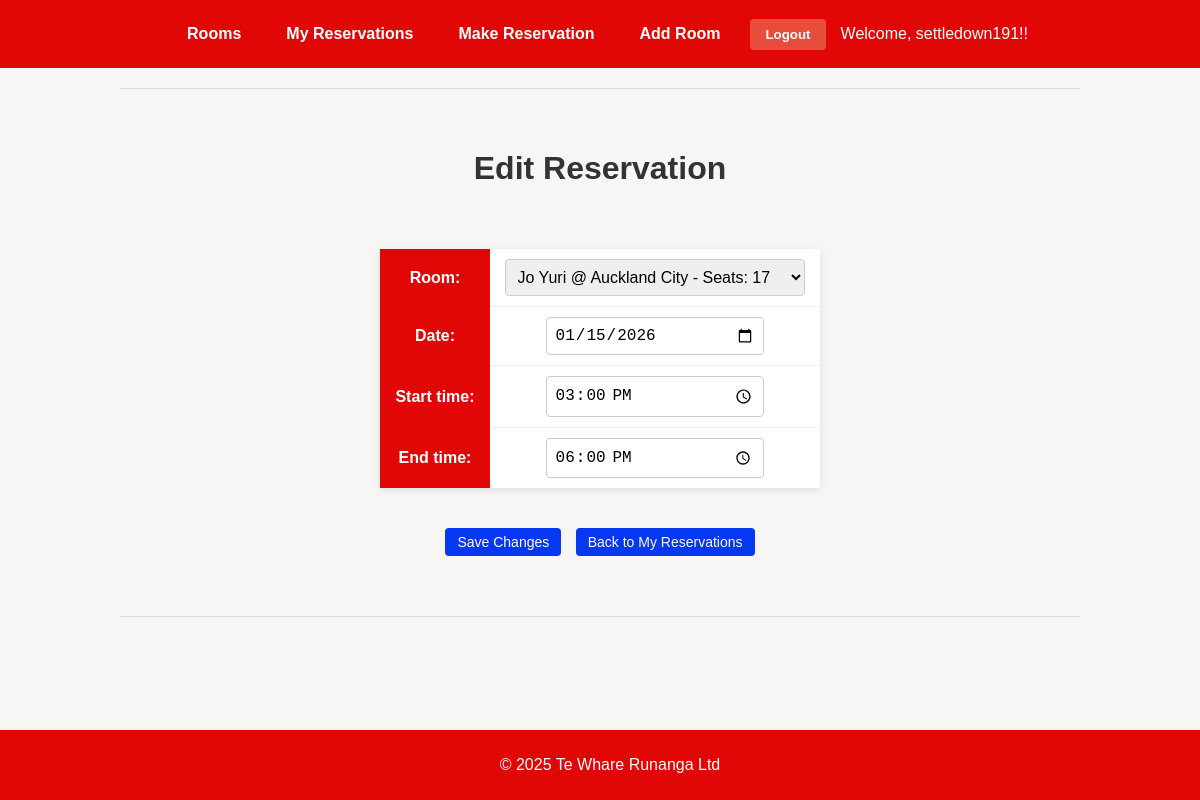
Page /reservation/edit/3/ (signed in) on the committed database.
### reservations/models.py (models this page shows, shortened)
class Reservation(models.Model):
    user = models.ForeignKey(User, on_delete=models.CASCADE) # Shows who booked the room
    room = models.ForeignKey(ConferenceRoom, on_delete=models.CASCADE) # Which room the user booked
    date = models.DateField() # What time the reservation is for
    start_time = models.TimeField() # When the reservation starts
    end_time = models.TimeField() # When the reservation ends
    created_at = models.DateTimeField(auto_now_add=True) # When the reservation was made
    reminder_sent = models.BooleanField(default=False) # Track if reminder email was sent

### reservations/views.py (the view)
# urls.py: path('reservation/edit/<int:reservation_id>/', views.edit_reservation, name='edit_reservation'),
@login_required
def edit_reservation(request, reservation_id):
    reservation = get_object_or_404(Reservation, id=reservation_id, user=request.user)
    if request.method == 'POST':
        form = ReservationForm(request.POST, instance=reservation)
        if form.is_valid():
            updated_reservation = form.save(commit=False)
            overlapping = Reservation.objects.filter(
                room=updated_reservation.room,
                date=updated_reservation.date,
                start_time__lt=updated_reservation.end_time,
                end_time__gt=updated_reservation.start_time
            ).exclude(id=reservation_id).exists()
            if overlapping:
                messages.error(request, 'This room is already booked for the selected time slot. Please choose a different time or room.')
            else:
                updated_reservation.save()
                messages.success(request, 'Reservation updated successfully!')
                return redirect('reservations:my_reservations')
    else:
        form = ReservationForm(instance=reservation)
    return render(request, 'reservations/edit_reservation.html', {
        'form': form,
        'reservation': reservation
    })

### reservations/forms.py
class ReservationForm(forms.ModelForm):
    def __init__(self, *args, **kwargs):
        super().__init__(*args, **kwargs)
        now = timezone.now()
        next_half_hour = (now + timezone.timedelta(minutes=30 - now.minute % 30)).replace(second=0, microsecond=0)
        self.fields['start_time'].initial = next_half_hour.time()
        self.fields['end_time'].initial = (next_half_hour + timezone.timedelta(hours=1)).time()
        self.fields['start_time'].widget.attrs['step'] = '1800'
        self.fields['end_time'].widget.attrs['step'] = '1800'
    class Meta:
        model = Reservation
        fields = ['room', 'date', 'start_time', 'end_time']
        widgets = {
            'date': forms.DateInput(attrs={
                'type': 'date',
                'class': 'form-control',
            }),
            'start_time': forms.TimeInput(attrs={
                'type': 'time',
                'class': 'form-control',
            }),
            'end_time': forms.TimeInput(attrs={
                'type': 'time',
                'class': 'form-control',
            }),
        }

### reservations/models.py (called while the page is built)
    def __str__(self):
        return f"{self.name} @ {self.location} - Seats: {self.capacity}"

### reservations/templates/reservations/edit_reservation.html (shortened to what this page needs)
{% extends 'reservations/base.html' %}
{% block content %}
<h1>Edit Reservation</h1>
<div class="card">
    <form method="post">
        <table>
            {{ form.as_table }}
        </table>
        <div style="margin-top: 10px;">
            <button type="submit"
                    style="padding: 6px 12px;
                           background-color: #0738f1;
                           color: white;
                           border: none;
                           border-radius: 4px;
                           cursor: pointer;
                           font-size: 14px;">
                Save Changes
            </button>
            <a href="{% url 'reservations:my_reservations' %}"
               style="padding: 6px 12px;
               background-color: #0738f1;
                      margin-left: 10px;
                      color: #fbfafa;
                      border: none;
                      border-radius: 4px;
                      cursor: pointer;
                      font-size: 14px;
                      text-decoration: none;">
                Back to My Reservations
            </a>
        </div>
    </form>
</div>
{% endblock %}

### reservations/templates/reservations/base.html (shortened to what this page needs)
<!DOCTYPE html>
<html lang="en">
<head>
</head>
<body>
<nav>
    <a href="{% url 'reservations:room_list' %}">Rooms</a>
    <a href="{% url 'reservations:my_reservations' %}">My Reservations</a>
    <a href="{% url 'reservations:make_reservation' %}">Make Reservation</a>
    <a href="{% url 'reservations:add_room' %}">Add Room</a>
    {% if user.is_authenticated %}
    <form method="post" action="{% url 'logout' %}">
        <button type="submit">Logout</button>
    </form>
    <span>Welcome, {{ user.username }}!!</span>
    {% else %}
    <a href="{% url 'login' %}">Login</a>
    {% endif %}
</nav>
<hr />
<main>
    {% block content %}
    {% endblock %}
</main>
<hr />
<footer>
    <p>&copy; 2025 Te Whare Runanga Ltd</p>
</footer>
</body>
</html>

### reservations/templates/reservations/base.html (style rules this page uses)
body { font-family: Arial, sans-serif; background-color: #f8f5f5; color: #333; margin: 0; padding: 0; text-align: center; }
nav { background-color: #e10707; padding: 15px; display: flex; justify-content: center; align-items: center; flex-wrap: wrap; gap: 15px; }
nav a { color: white; text-decoration: none; font-weight: bold; padding: 10px 15px; border-radius: 5px; transition: background-color 0.3s; }
nav form { display: inline-block; margin: 0; }
nav button { background-color: #e74c3c; color: white; border: none; padding: 8px 15px; border-radius: 4px; cursor: pointer; font-weight: bold; transition: background-color 0.3s; }
nav span { color: white; font_size: 1rem; }
hr { margin: 20px auto; width: 80%; border: 0; height: 1px; background: #ddd; }
main { padding: 20px; max-width: 900px; margin: auto; }
footer { background-color: #e10707; color: white; padding: 10px; font_size: 0.9rem; position: fixed; bottom: 0; width: 100%; }
main form { display: flex; flex-direction: column; allign-items: center; gap: 10px; }
main input, main select, main textarea { width: 300px; padding: 8px; border: 1px solid #ccc; border-radius: 4px; font-size: 1rem; }
main table { margin: 20px auto; border-collapse: separate; border-spacing: 0; width: auto; max-width: 900px; box-shadow: 0 2px 8px rgba(0, 0, 0, 0.1); border: none; }
main th, main td { padding: 10px 15px; text-align: center; background-color: #fff; border: none; }
main th { background-color: #e10707; color: white; font-weight: bold; }
main tr:not(:last-child) td { border-bottom: 1px solid #f0f0f0; }

### reservations/templates/reservations/edit_reservation.html (style rules this page uses)
.form-control, .form-select { max-width: 300px; }
input[type="date"], input[type="time"] { max-width: 200px; }
.card { max-width: 600px; margin: 0 auto; padding: 20px; }
table { width: 100%; }
th, td { padding: 8px 0; }
th { text-align: left; padding-right: 10px; }

### rows in the picture
Reservation: room "Jo Yuri @ Auckland City - Seats: 17", date "01/15/2026", start_time "15:00:00", end_time "18:00:00"

### other values in the picture
{{ user.username }} "settledown191"
